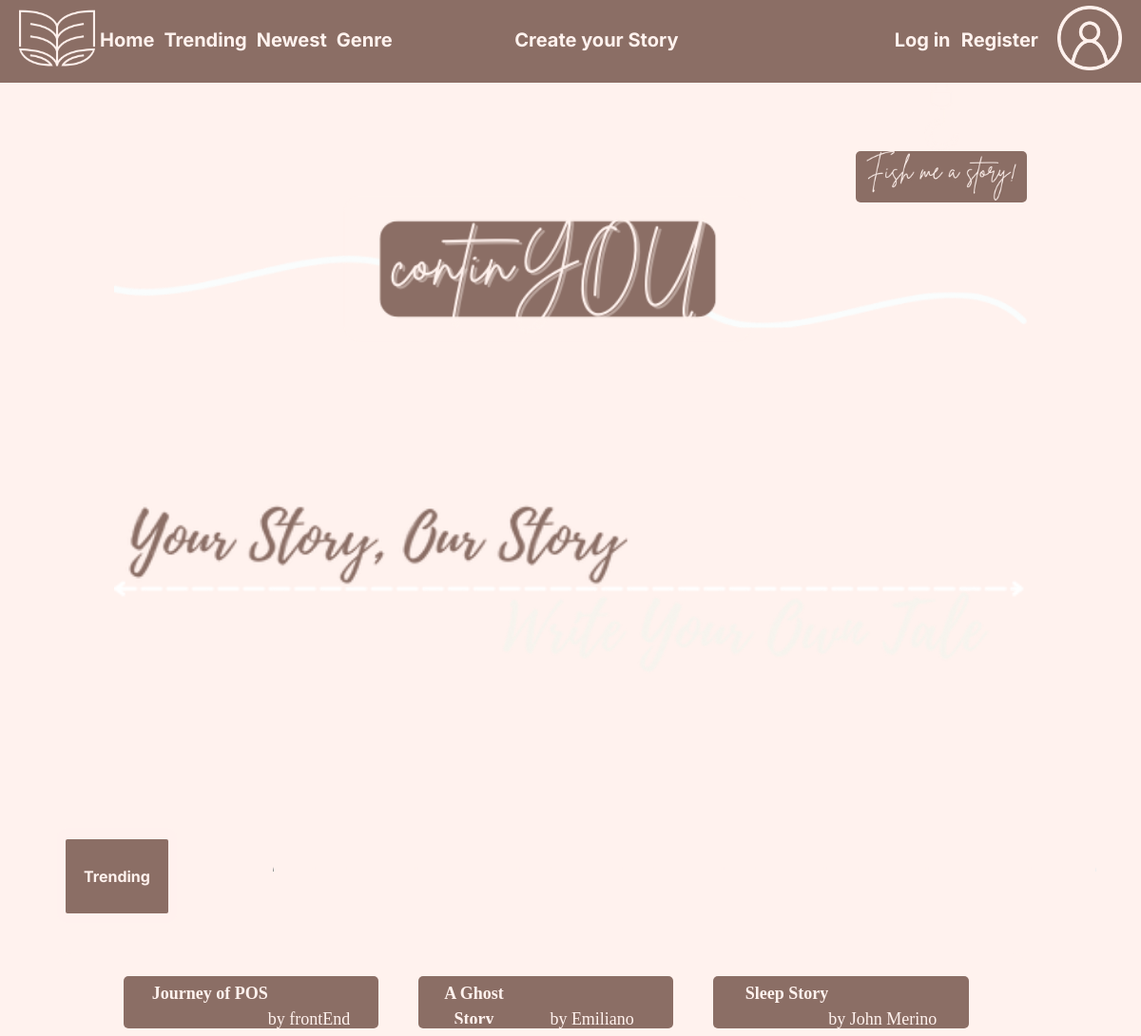
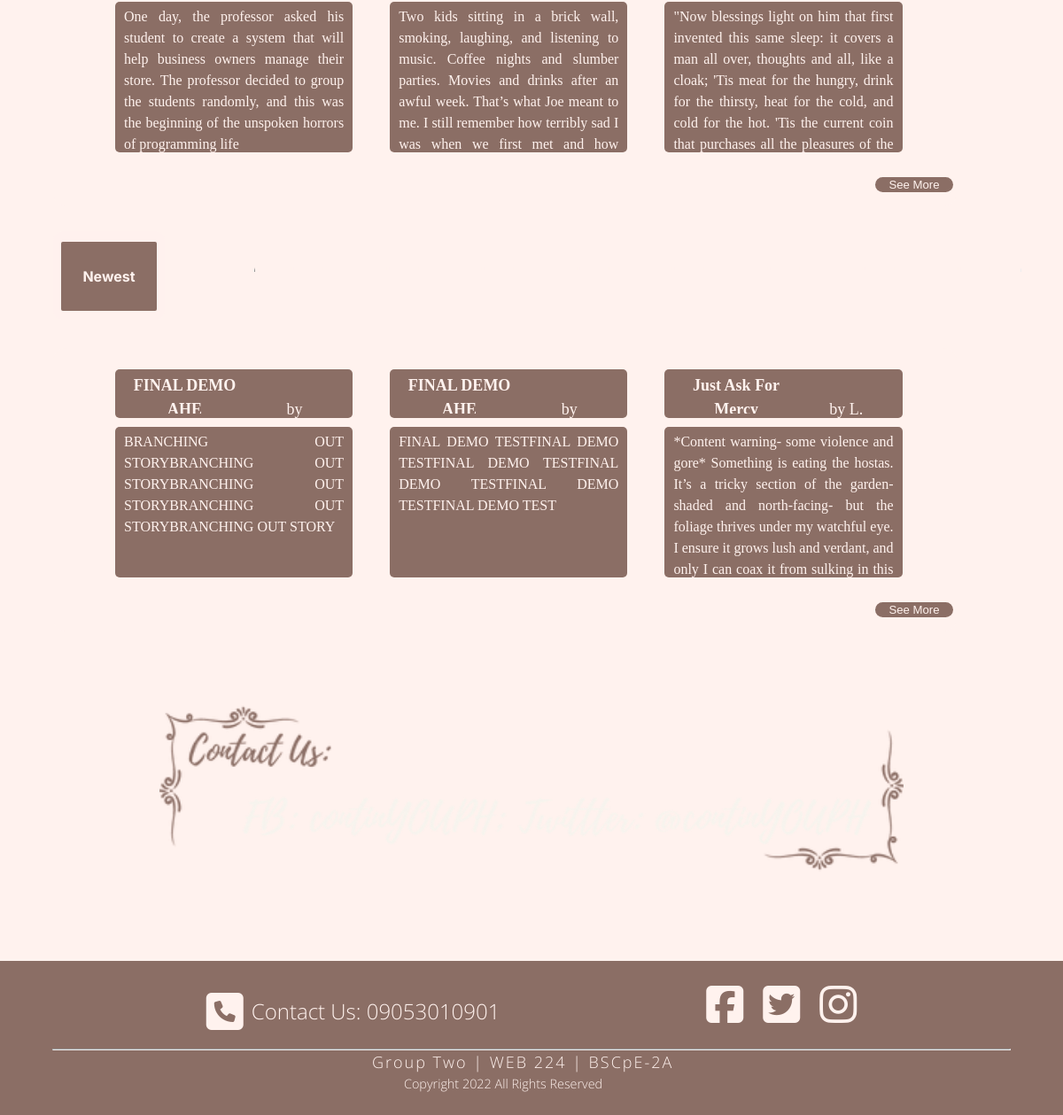
The app's page /files/index.php with its own data (2 pictures, top to bottom).
### tables this page shows
CREATE TABLE `stories` (
  `#` int(11) NOT NULL,
  `author` int(11) NOT NULL,
  `title` text NOT NULL,
  `story` longtext NOT NULL,
  `synopsis` text NOT NULL,
  `genre` text NOT NULL,
  `isHead` tinyint(1) NOT NULL,
  `isPublished` tinyint(1) NOT NULL,
  `prevNode` int(11) NOT NULL,
  `linkNode` longtext NOT NULL DEFAULT '{}',
  `datePublished` timestamp NOT NULL DEFAULT current_timestamp(),
  `upvote` int(11) NOT NULL DEFAULT 0,
  `downvote` int(11) NOT NULL DEFAULT 0
);

CREATE TABLE `users` (
  `id` int(11) NOT NULL,
  `first_name` text NOT NULL,
  `last_name` text NOT NULL,
  `user` text NOT NULL,
  `password` text NOT NULL,
  `sha256` text NOT NULL,
  `email` text NOT NULL,
  `date_created` timestamp NOT NULL DEFAULT current_timestamp(),
  `birthdate` date NOT NULL,
  `phone` text NOT NULL,
  `continyouation` longtext NOT NULL,
  `stories` longtext NOT NULL,
  `drafts` text NOT NULL DEFAULT '{}',
  `followedStories` text NOT NULL DEFAULT '{}',
  `likedStories` text NOT NULL DEFAULT '{}',
  `lastViewedStory` int(11) NOT NULL DEFAULT 0,
  `upvotes` text NOT NULL DEFAULT '{}',
  `downvotes` text NOT NULL DEFAULT '{}',
  `lastViewedGenre` text NOT NULL DEFAULT '{}'
);

### files/db.php (called while the page is built, shortened)
<?php
	class DB {
		private $conn;
		function __construct(){
			$servername = "127.0.0.1";
			$username = "root";
			$password = "";
			$dbname = "continyou";
			try {
			$this->conn = new PDO("mysql:host=$servername;dbname=$dbname", $username, $password);
			$this->conn->setAttribute(PDO::ATTR_ERRMODE, PDO::ERRMODE_EXCEPTION);
			}catch(PDOException $e) {
  			echo "Connection failed: " . $e->getMessage();
			}
		}
		function getAllStories($isPublishedArg = false){
			if($isPublishedArg){
				$stmt = $this->conn->query("SELECT * FROM `stories` WHERE `isPublished` = 1");
			} else {
				$stmt = $this->conn->query("SELECT * FROM stories");
			}
			$result = $stmt->fetchAll();
			return $result;
		}
		function getStory($storyToGet){
			$stmt = $this->conn->prepare("SELECT * FROM `stories` WHERE `#` = ?");
			$stmt->execute([$storyToGet]);
			$result = $stmt->fetch(PDO::FETCH_NAMED);
			return $result;
		}
		function fishStory(){
			$searchResult = $this->getAllStories(true);
			$maxIndex = count($searchResult) - 1;
			$currentStory = $searchResult[rand(0,$maxIndex)];
			return $currentStory['#'];
		}
		function getNewest(){
			$stmt = $this->conn->query("SELECT * FROM `stories` WHERE `isPublished` = 1 ORDER BY `stories`.`datePublished` DESC");
			$result = $stmt->fetchAll();
			return $result;
		}
		function getTrending(){
			$stmt = $this->conn->query("SELECT * FROM `stories` WHERE `isPublished` = 1 ORDER BY `stories`.`upvote` DESC");
			$result = $stmt->fetchAll();
			return $result;
		}
		function findAuthorByID($authorID){
			$stmt = $this->conn->prepare("SELECT * FROM users WHERE id = ?");
			$stmt->execute([$authorID]);
			$result = $stmt->fetch(PDO::FETCH_NAMED);
			return $result;
		}
		function getHead($storyBase){
			$isHeadArg = 0;
			$currentStory = $storyBase;
			while ($isHeadArg==0) {
				$searchResult = $this->getStory($currentStory);
				if($searchResult['isHead'] == 0){
					$currentStory = $searchResult['prevNode'];
				} else {
					break;
				}
			}
			return $currentStory;
		}
	}
?>

### files/index.php (the view, shortened to what this page needs)
<?php
include 'db.php';
$dbLink = new DB();
$trendingStory = $dbLink->getTrending();
$newestStory = $dbLink->getNewest();
$fishedStory = $dbLink->fishStory();
?>
<!DOCTYPE html>
<html lang="en">
<head>
    <link rel="stylesheet" href="css/index.css">
    <link rel="stylesheet" href="css/header.css">
    <link rel="stylesheet" href="css/footer.css">
</head>
<body>
    <?php include 'header.php'?>
    <div class="page-container">
        <div class="content-wrap">
    <div class = "body-container">
        <?php
         echo " <a href='substory.php?storyId=$fishedStory'  class = 'hook-container'>
                    <div class='fishMeFullContainer'>
                        <div class = 'hook-div'>
                            <img class = 'hook' src='./pics/hook.png' alt = 'Hook Picture'>
                        </div>
                        <div class = 'fishMe-container'>
                            <img class = 'fishMe' src = './pics/fishme.png' alt = 'Fish Me A Story'>
                        </div>
                    </div>
                </a>";
        ?>
        <div class = "title-container">
            <img class = "title" src = "./pics/name.png" alt = "Title">
        </div>
    </div>
    <div class = second-body>
        <div class = "tagline-container">
            <center>
            <img class = "tagline" src = "./pics/tagline.png" alt = "Tagline">
            </center>
        </div>
    </div>
    <div class = "main-container border">
            <div class = "trending-container border ">
                <div class = "text-container border ">
                    <div class = "text-label-backg border">
                        <p class = "text-label border">Trending</p>
                    </div>
                    <hr class = "broken-line">
                </div>
                <div class = "main-area border ">
                    <div class="slider">
                  <div class="slides">
                    <div id="slide-1">
                        <?php
                        if(isset($trendingStory[9])){
                            $limitArray = $trendingStory[9];
                        } else {
                            $limitArray = false;
                        }
                        foreach ($trendingStory as $trendingInfo) {
                            if($trendingInfo == $limitArray){
                                break;
                            }
                        $storyAuthor = $trendingInfo['author'];
                        $searchResult = $dbLink->findAuthorByID($storyAuthor);
                        $storyAuthor = $searchResult['user'];
                        $storyTitle = $trendingInfo['title'];
                        $storyBody = $trendingInfo['story'];
                        $storyId = $trendingInfo['#'];
                        echo "<div><a href='substory.php?storyId=$storyId'>";
                        echo "<span class = 'title-block'><div class='story-title'><b> $storyTitle </b></div><div><br>by $storyAuthor</div></span>";
                        echo "<div class = 'body-block'> $storyBody </div></a></div>";
                        }
                        ?>
                    </div>
                  </div>
                </div>
                    <?php
                if(count($trendingStory)>9){
                    echo "<div>
                    <a href='trending.php'><input class='SeeMorebutton' type='button' name='' value='See More'></a>
                </div>";
                }
                ?>
                </div>
            </div>
        <div class = "second-main-container border">
        <div class = "trending-container border ">
            <div class = "text-container border ">
                <div class = "text-label-backg border">
                    <p class = "text-label border">Newest</p>
                </div>
                <hr class = "broken-line">
            </div>
            <div class = "main-area border ">
                <div class="slider">
                  <div class="slides">
                    <div id="slide-1">
                        <?php
                        if(isset($newestStory[9])){
                            $limitArray = $newestStory[9];
                        } else {
                            $limitArray = false;
                        }
                        foreach ($newestStory as $newestInfo) {
                            if($newestInfo == $limitArray){
                                break;
                            }
                        $storyAuthor = $newestInfo['author'];
                        $searchResult = $dbLink->findAuthorByID($storyAuthor);
                        $storyAuthor = $searchResult['user'];
                        $storyTitle = $newestInfo['title'];
                        $storyBody = $newestInfo['story'];
                        $storyId = $newestInfo['#'];
                        if($newestInfo['isHead']==0){
                            $searchResult = $dbLink->getHead($newestInfo['#']);
                            $searchResult = $dbLink->getStory($searchResult);
                            $storyTitle = $searchResult['title'];
                        }
                        echo "<div><a href='substory.php?storyId=$storyId'>";
                        echo "<span class = 'title-block'><div class='story-title'><b> $storyTitle </b></div><div><br>by $storyAuthor</div></span>";
                        echo "<div class = 'body-block'> $storyBody </div></a></div>";
                        }
                        ?>
                    </div>
                  </div>
                </div>
                <?php
                if(count($newestStory)>9){
                    echo "<div>
                    <a href='newest.php'><input class='SeeMorebutton' type='button' name='' value='See More'></a>
                </div>";
                }
                ?>
            </div>
        </div>
    </div>
    <div class ="contact-container border">
        <img class = "contacts border" src = "./pics/contacts.png" alt = "Contacts">
    </div>
</div>
</div>
        <?php include 'footer.php' ?>
</div>
</body>
</html>

### files/header.php
<div class="total-header-container">
    <a href="./"><img class = "book-icon header-text" src = "./pics/book.png" alt = "Book-Icon"></a>
    <div class = "header-container">
        <div class = "left-side">
            <a href="./" class = "header-text">Home</a>
            <a href="trending.php" class = "header-text">Trending</a>
            <a href="newest.php" class = "header-text">Newest</a>
            <a href="genre.php" class = "header-text">Genre</a>
        </div>
        <div class="createStoryButton">
            <a href="createstory.php" class="header-text">Create your Story</a>
        </div>
        <div class = "right-side ">
            <?php
                if(isset($_SESSION['userToken'])){
                    echo "<a href='followedstories.php' class = 'header-text logged-in-text'>Followed Stories</a>";
                    echo "<a href='mystories.php' class = 'header-text my-story-text'>My Stories</a>";
                } else {
                    echo "<a href='login.php' class = 'header-text loginText'>Log in</a>";
                    echo "<a href='register.php' class = 'header-text'>Register</a>";
                }
            ?>
            <a href="profile.php"><img class ="acc-icon header-text" src = "./pics/account.png" alt = "Account Icon"></a>
        </div>
    </div>
</div>

### files/footer.php
<div class="footer">
<footer class = "footer-container">
        <div class = "footer-first-division">
            <div>
                <a href="tel:09053010901"  class="footer-contacts">
                <i class="fa-solid fa-square-phone"></i>
                <p class = "contacts-number">Contact Us: 09053010901</p></a>
            </div>
            <div>
                <a href="https://www.facebook.com" target="_blank"><i class="fa-brands fa-facebook-square"></i></a>
                <a href="https://www.twitter.com" target="_blank"><i class="fa-brands fa-twitter-square"></i></a>
                <a href="https://www.instagram.com" target="_blank"><i class="fa-brands fa-instagram"></i></a>
            </div>
        </div>
        <hr>
        <div class = "footer-second-division">
            <p class = "creators">Group Two | WEB 224 | BSCpE-2A</p>
            <p class = "copyright">Copyright 2022 All Rights Reserved</p>
        </div>
    </footer>
        </div>

### files/css/index.css (style rules this page uses)
body { background-image: url('../pics/background.png'); background-size: contain; }
.body-container { display:grid; grid-template-rows: 100px 1fr; grid-template-columns: repeat(4,1fr); }
.fishMe { height:auto; width: 15vw; justify-content: center; }
.fishMe-container { align-items: center; display:grid; border-radius:5px; background: var(--brown); width: fit-content; }
.title { height:auto; width: 80vw; }
.title-container { grid-column: 1/5; display:grid; grid-row: 2; justify-items: center; }
.hook-container { width: fit-content; height:fit-content; justify-items: end; grid-column:4; }
.hook-div { display:flex; justify-content:center; place-self: center; }
.hook { height:auto; width:3vw; }
.second-body { display:grid; grid-template-rows: 480px; grid-row: 2; padding-left: 100px; padding-right: 100px; align-items: center; }
.tagline-container { width: 100%; display:grid; justify-content: center; }
.tagline { height:auto; width:80vw; justify-content: center; }
.main-container { display:grid; grid-template-rows: repeat(2, 480px); }
.trending-container { display:grid; grid-template-rows: 96px 384px; }
hr.broken-line { height: 2px; border-top: 3px dashed var(--cream); width:90%; border-bottom:0; align-self: center; }
.text-container { display:grid; grid-template-columns: 20vw 1fr; }
.text-label { display: flex; justify-content: center; align-items: center; background-color: var(--brown); border-radius: 2px; color: var(--cream); font-family: 'Inter', sans-serif; font-size: 16px; font-weight:bold; padding: 0px; width:9vw; height: 9.7vh; justify-items: center; margin-top: 1.5vh; margin-left: 0.75vw; margin-bottom: 1.25418vh; }
.text-label-backg { border-radius: 10px; background-color: rgba(255, 242, 238, 0.6); margin-left: 5vw; margin-right: 4.5vw; margin-top: 1.5vh; }
.main-area { border-radius: 15px; background-color: var(--cream); width: 85vw; margin-left: 5vw; display: grid; grid-template-columns: 5vw 1fr 5vw; margin-right: 5vw; margin-top: 6vh; margin-bottom: 2vh; align-items: center; justify-items: center; }
.fa-solid { color:var(--brown); font-size: 1.5em; }
.second-main-container { display:grid; }
.contact-container { display:flex; justify-content: center; }
.contacts { height: auto; margin-top: 7vh; margin-bottom: 5vh; width:70vw; }
.slider { width: 100%; padding: 100px 0px 100px 0px; text-align: center; overflow: hidden; }
.slides { display: flex; overflow-x: auto; scroll-snap-type: x mandatory; scroll-behavior: smooth; -webkit-overflow-scrolling: touch; }
.slides > div { flex-shrink: 0; width: 235vw; margin-right: 10px; margin-bottom: 0px; border-radius: 10px; background: rgba( 0, 0, 0, 0.0); transform-origin: center center; transform: scale(1); transition: transform 0.5s; position: relative; display: flex; align-items: center; font-size: 100px; }
.slides > div > div { scroll-snap-align: start; width: 11%; }
.slides > div > div > a { color: var(--cream); text-decoration: none; }
.slides > div > div > a > * { width: 80%; }
.body-block { background-color: var(--brown); border-radius:5px; height: 160px; text-align: justify; font-size: 16px; }
.title-block { background-color: var(--brown); border-radius:5px; height: 45px; color: var(--cream); justify-content: center; font-size: 18px; }
.title-block,.body-block { padding: 5px 10px 5px 10px; display: flex; width: 100%; margin: 10px; overflow: hidden; text-overflow: ellipsis; -o-text-overflow: ellipsis; }
.SeeMorebutton { background: var(--brown); border: none; color: var(--cream); border-radius: 10px; padding-right: 15px; padding-left: 15px; font-size: 1.1vw; margin-left: 157vw; margin-bottom: 2vh; }
.story-title { overflow: hidden; max-width: 67%; }
.page-container { position: relative; min-height: 100vh; }

### records on screen
stories: title "Journey of POS", users.user "frontEnd", story "One day, the professor asked his student to create a system that will help business owners manage their store. The professor decided to group the students randomly, and this was the beginning of the unspoken horrors of programming life"
stories: title "A Ghost Story", users.user "Emiliano…", story "Two kids sitting in a brick wall, smoking, laughing, and listening to music. Coffee nights and slumber parties. Movies and drinks after an awful week. That’s what Joe meant to me. I still remember how terribly sad I was when we first met and how…"
stories: title "Sleep Story", users.user "John Merino", story "\"Now blessings light on him that first invented this same sleep: it covers a man all over, thoughts and all, like a cloak; 'Tis meat for the hungry, drink for the thirsty, heat for the cold, and cold for the hot. 'Tis the current coin that purchases all the pleasures of the…"
stories: stories.title "FINAL DEMO AHE", story "BRANCHING OUT STORYBRANCHING OUT STORYBRANCHING OUT STORYBRANCHING OUT STORYBRANCHING OUT STORY"
stories: title "FINAL DEMO AHE", story "FINAL DEMO TESTFINAL DEMO TESTFINAL DEMO TESTFINAL DEMO TESTFINAL DEMO TESTFINAL DEMO TEST"
stories: title "Just Ask For Mercy", users.user "L.…", story "*Content warning- some violence and gore* Something is eating the hostas. It’s a tricky section of the garden- shaded and north-facing- but the foliage thrives under my watchful eye. I ensure it grows lush and verdant, and only I can coax it from sulking in this…"
